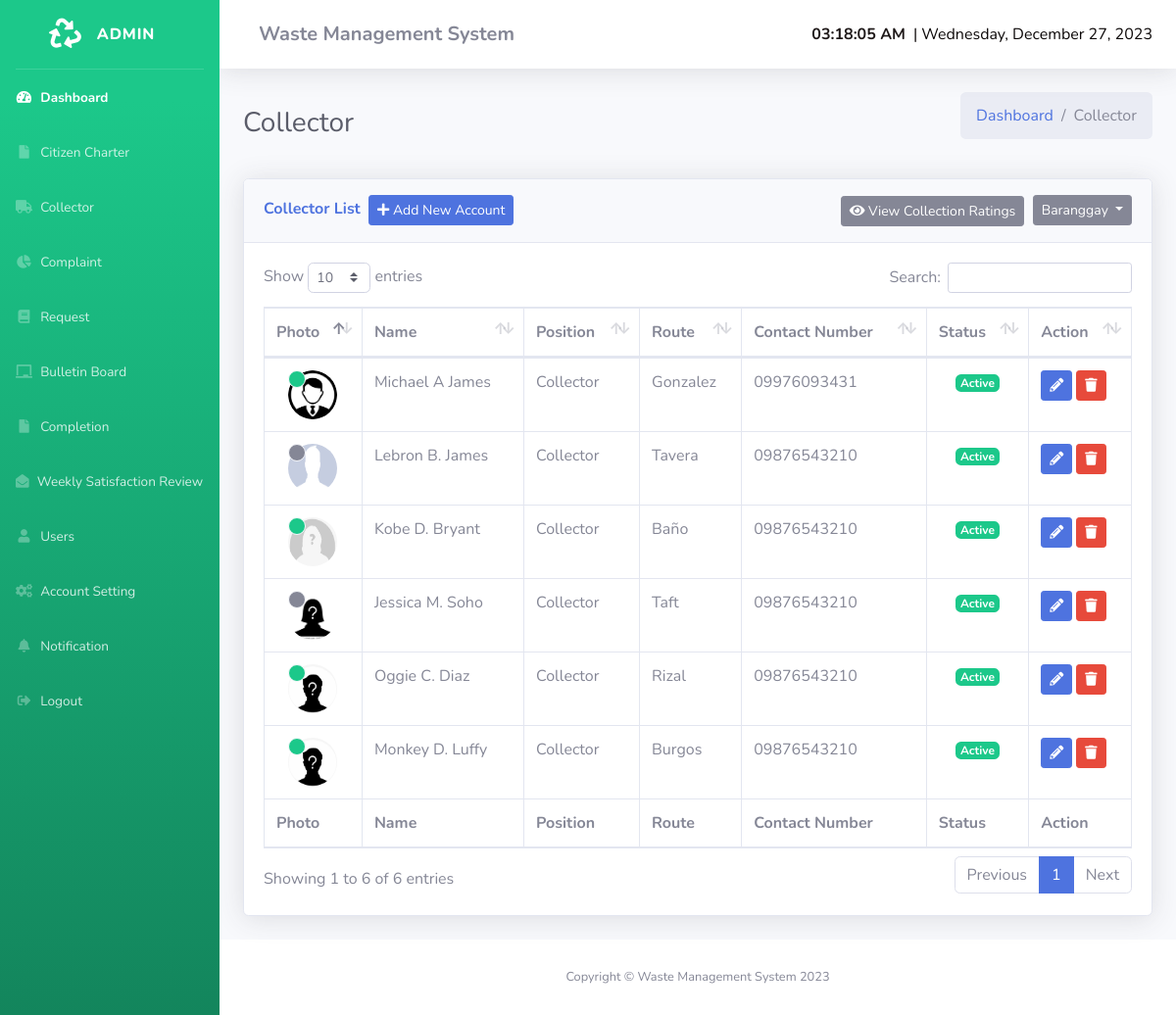
Before: /a/collector.php with the older database file.
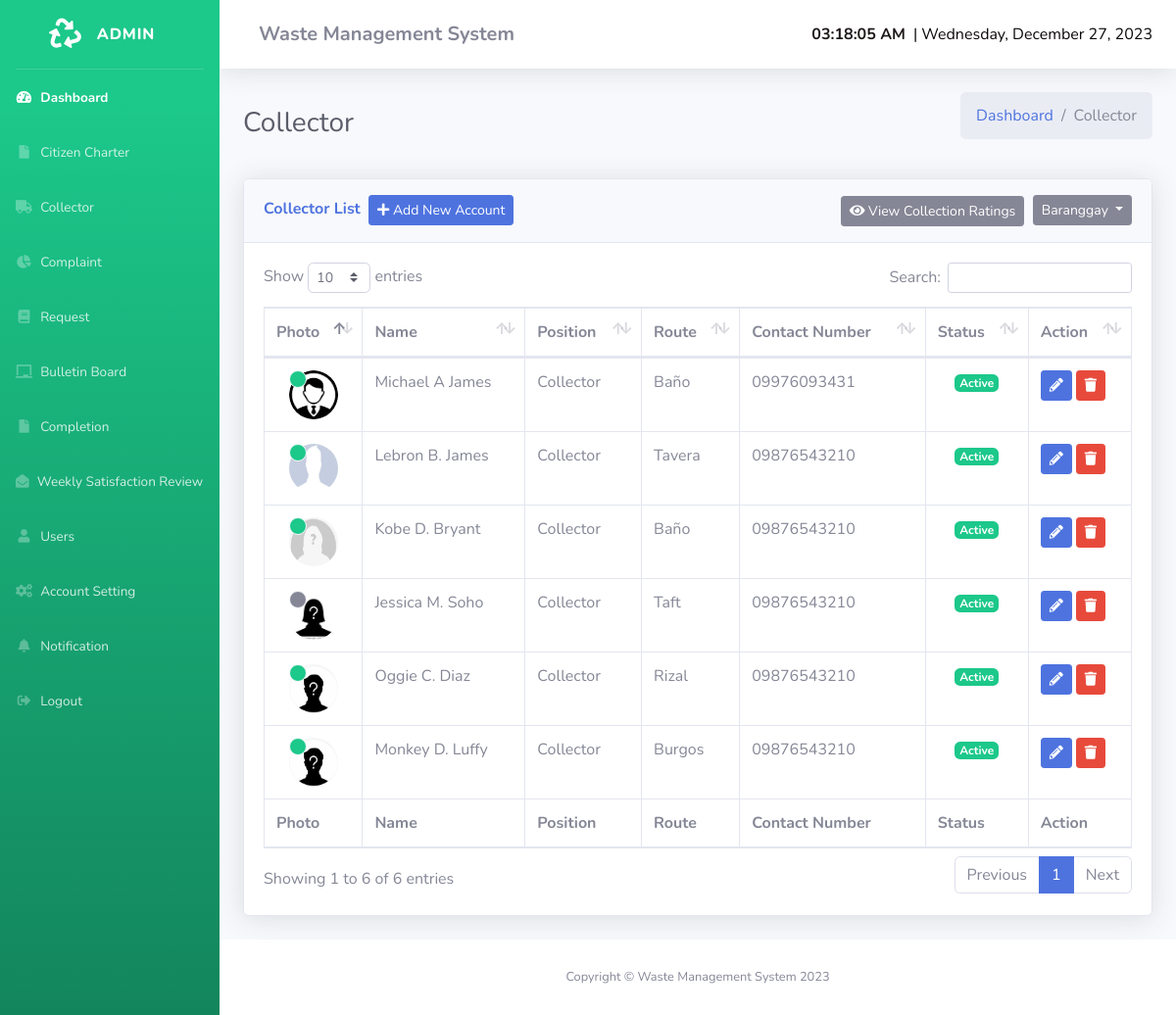
After: the same page with the newer database file.
### tables this page shows
CREATE TABLE `tbl_user` (
  `user_id` int(11) NOT NULL,
  `fname` varchar(100) NOT NULL,
  `mname` varchar(100) NOT NULL,
  `lname` varchar(100) NOT NULL,
  `accnt_status` varchar(100) NOT NULL DEFAULT 'active' COMMENT 'active,inactive',
  `username` varchar(200) NOT NULL,
  `password` text NOT NULL,
  `email` varchar(200) NOT NULL,
  `phone` varchar(100) DEFAULT NULL,
  `user_type` varchar(100) NOT NULL COMMENT '1-Admin,2-Household,3-Collector',
  `photo` text DEFAULT NULL,
  `brgy` int(11) DEFAULT NULL,
  `user_m_id` int(11) NOT NULL,
  `duty` int(11) DEFAULT 0 COMMENT '1-On-duty, 0-Off-duty'
);

CREATE TABLE `baranggay` (
  `b_id` int(11) NOT NULL,
  `b_name` varchar(100) NOT NULL,
  `m_id` int(11) NOT NULL
);

### a/collector.php (the view, shortened to what the changed rows need)
<?php
include "header.php";
?>
    <body id="page-top" onload="startTime()">
    <div id="wrapper">
        <?php
        include "sidebar.php";
        ?>
        <div id="content-wrapper" class="d-flex flex-column">
            <div id="content">
            <div class="container-fluid">
                <div class="d-sm-flex align-items-center justify-content-between mb-4">
                    <h1 class="h3 mb-0 text-gray-800">Collector</h1>
                </div>
                    <div class="card shadow mb-4">
                        <div class="card-body">
                            <div class="table-responsive">
                                <table class="table table-bordered" id="dataTable" width="100%" cellspacing="0">
                                    <thead>
                                    <tr>
                                        <th>Photo</th>
                                        <th>Name</th>
                                        <th>Position</th>
                                        <th>Route</th>
                                        <th>Contact Number</th>
                                        <th>Status</th>
                                        <th>Action</th>
                                    </tr>
                                    </thead>
                                    <tfoot>
                                    <tr>
                                        <th>Photo</th>
                                        <th>Name</th>
                                        <th>Position</th>
                                        <th>Route</th>
                                        <th>Contact Number</th>
                                        <th>Status</th>
                                        <th>Action</th>
                                    </tr>
                                    </tfoot>
                                    <tbody>
                                    <?php
                                    $collector=mysqli_query($con,"select tbl_user.*,baranggay.* from tbl_user inner join baranggay on tbl_user.brgy=baranggay.b_id where user_type=3");
                                    if (mysqli_num_rows($collector)>0){
                                        $i=1;
                                        while ($col=mysqli_fetch_assoc($collector)){
                                            $current_id =  'id_'.$i;
                                            $i++;
                                            ?>
                                            <tr>
                                                <td class="text-center">
                                                    <a href="<?=$col['photo']?>" target="_blank" onclick="window.open(this.href,width=600,height=800); return false;">
                                                        <?php
                                                        if ($col['duty']=="1"){
                                                            echo ' <span class="position-absolute top-0 translate-middle p-2 bg-success border border-light rounded-circle" title="On Duty"></span>';
                                                        }elseif ($col['duty']=="0"){
                                                            echo ' <span class="position-absolute top-0 translate-middle p-2 bg-secondary border border-light rounded-circle" title="Off Duty"></span>';
                                                        }elseif($col['accnt_status']=="inactive"){
                                                            echo ' <span class="position-absolute top-0 translate-middle p-2 bg-danger border border-light rounded-circle" title="Inactive Account"></span>';
                                                        }elseif($col['accnt_status']=="active"){
                                                            echo ' <span class="position-absolute top-0 translate-middle p-2 bg-primary border border-light rounded-circle" title="Active Account"></span>';
                                                        }
                                                        ?>
                                                        <img src="<?=$col['photo']?>" class="rounded-circle " width="50" height="50">
                                                    </a>
                                                </td>
                                                <td><?=$col['fname']." ".$col['mname']." ".$col['lname']?></td>
                                                <td>Collector</td>
                                                <td><?=ucfirst($col['b_name'])?></td>
                                                <td><?=$col['phone']?></td>
                                                <td class="text-center"><?php
                                                    if ($col['accnt_status']=="active"){
                                                        echo '<span class="badge badge-success">'.ucfirst($col['accnt_status']).'</span>';
                                                    }else{
                                                        echo '<span class="badge badge-danger">'.ucfirst($col['accnt_status']).'</span>';
                                                    }
                                                    ?></td>
                                                <td>
                                                    <button  type="button" class="btn btn-primary btn-sm" data-toggle="modal" data-target="#<?=$current_id?>"><i class="fa fa-pencil-alt"></i></button>
                                                    <a href="deleteAccount.php?id=<?=$col['user_id']?>" class="btn btn-danger btn-sm"><i class="fa fa-trash"></i></a>
                                                </td>
                                            </tr>
                                                <?php
                                        }
                                    }
                                    ?>
                                    </tbody>
                                </table>
                            </div>
                        </div>
                    </div>
            </div>
        </div>
    </div>
    </body>
<?php
include "footer.php";
?>

Changed rows visible on the page:
changed tbl_user "Michael": brgy.b_name "Gonzalez" → "Baño"
changed tbl_user "Lebron": duty 0 → 1 (drawn)
